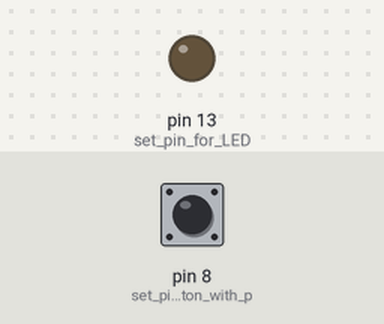
A sketch run on a simulated Arduino Uno, built with avr-gcc and run on an emulated ATmega328P. Parts: output pins drawn as LEDs (lit = HIGH). Inputs (shaded band) come from the test bench; at power-on: pin 8 (set_pin_for_button_with_p) HIGH.

Above: at 1.2 s.
1.3 s: pin 8 (set_pin_for_button_with_p) pulled LOW for 0.15 s
At 1.37 s:
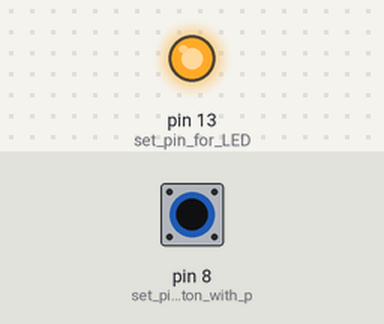
2.9 s: pin 8 (set_pin_for_button_with_p) pulled LOW for 3.2 s
At 7.4 s:
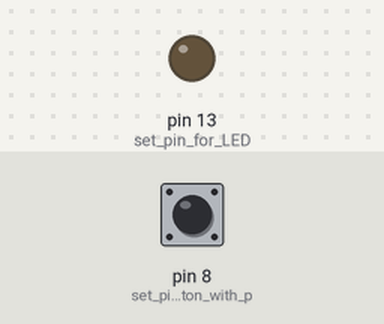
Timing chart, 0 to 8.9 s (numbered marks = the images above; inputs shaded):
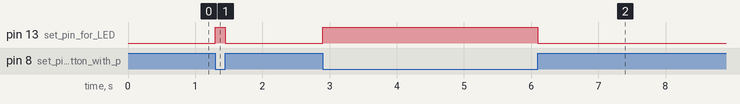

The sketch:

btnpushLED.ino
```cpp
int BTN = 0;

void setup() {

  pinMode(13, OUTPUT); // set pin for LED
  pinMode(8, INPUT_PULLUP); // set pin for button with pullup resistor

  Serial.begin(115200);

}

void loop() {

  BTN = !digitalRead(8); // sets btn variable when button is pushed
    if(BTN == 1){
      digitalWrite(13,HIGH); // if button is pushed turn LED on
    }
      else{
        digitalWrite(13,LOW); // if there's no push leave LED off
      }
}
```

Measured:
- after the input at 1.3 s, pin 13 (set_pin_for_LED): LOW → HIGH at once, → LOW 0.15 s later
- after the input at 2.9 s, pin 13 (set_pin_for_LED): LOW → HIGH at once, → LOW 3.2 s later
